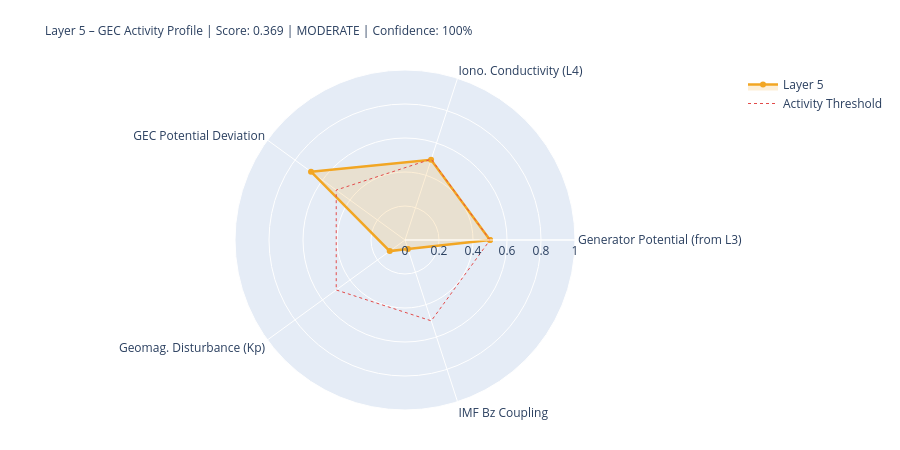

This figure's notebook cell:
### Markdown cell above
---
## 5. State Assessment & Handoff to Layer 6

### Code cell
# ============================================================
# LAYER-5-SCORE
# ============================================================

# Components
# 1) Generator activity (Layer-3-driven)
gen_score = norm(generator_strength, 0.3, 2.0)
gen_src   = 'from_layer3' if l3_thunder_score is not None else 'estimated'

# 2) Ionospheric conductivity (Layer-4-driven)
iono_score = norm(iono_cond_factor, 0.7, 1.4)
iono_src   = 'from_layer4' if l4_ioniz is not None else 'estimated'

# 3) GEC potential deviation from reference
pot_score = norm(abs(delta_V_pct), 0, 30)  # 0 = at reference, 1 = 30% deviation
pot_src   = 'derived'

# 4) Geomagnetic disturbance (Kp) – modulates vertical currents
kp_score = norm(kp_val, 0, 9)
kp_src   = 'primary' if kp_now is not None else 'from_layer4'

# 5) IMF Bz coupling (southward = stronger M-I coupling → GEC influence)
bz_score = norm(-(bz_now or 0), -5, 30) if bz_now is not None else None
bz_src   = 'primary' if bz_now is not None else 'missing'

COMPONENTS = {
    'Generator Potential (from L3)':  {'score': gen_score,   'source': 'derived_from_layer3', 'dynamic': True},
    'Iono. Conductivity (L4)':      {'score': iono_score,  'source': iono_src, 'dynamic': True},
    'GEC Potential Deviation':      {'score': pot_score,   'source': pot_src,  'dynamic': True},
    'Geomag. Disturbance (Kp)':         {'score': kp_score,    'source': kp_src,   'dynamic': True},
    'IMF Bz Coupling':               {'score': bz_score,    'source': bz_src,   'dynamic': True},
}

available   = {k: v['score'] for k, v in COMPONENTS.items() if v['score'] is not None}
unavailable = [k for k, v in COMPONENTS.items() if v['score'] is None]
layer5_score = round(sum(available.values()) / len(available), 4) if available else None
confidence   = round(len(available) / len(COMPONENTS), 2)
level = ('unknown' if layer5_score is None
         else 'quiet'   if layer5_score < 0.3
         else 'moderate' if layer5_score < 0.6
         else 'active')
dominant_l5 = max(available, key=available.get) if available else 'none'

# Kp consistency: separate 1-min raw value from score value
kp_1m_raw   = kp_now          # directly from API (can be 0.0 during live measurement)
kp_for_score = kp_val          # from Layer-0 context or estimated value if needed
kp_score_src = kp_src

W = 68
print('=' * W)
print('LAYER 5 – GLOBAL ELECTRIC CIRCUIT – STATE ASSESSMENT')
print('=' * W)
for name, comp in COMPONENTS.items():
    s = comp['score']
    if s is not None:
        bar = '█' * int(s*20) + '░' * (20-int(s*20))
        print(f'  {name:<34} {bar}  {s:.3f}  [{comp["source"]}]')
    else:
        print(f'  {name:<34} {"─"*20}  n/a   [missing]')
print('-' * W)
print(f'  Score:         {layer5_score:.3f}  ({len(available)}/{len(COMPONENTS)} components)')
print(f'  Confidence:    {confidence:.0%}')
print(f'  Level:         {level.upper()}')
print(f'  Dominant:      {dominant_l5}')
print(f'  V_iono:        {V_iono_mod:.1f} kV  (Δ {delta_V_pct:+.1f}% vs. Ref)')
print(f'  I_total:       {I_total_mod:.1f} A   (Δ {delta_I_pct:+.1f}% vs. Ref)')
print('=' * W)

# Radar
cats   = list(available.keys())
vals_r = list(available.values())
if len(cats) >= 3:
    fig = go.Figure()
    fig.add_trace(go.Scatterpolar(
        r=vals_r + [vals_r[0]], theta=cats + [cats[0]],
        fill='toself', fillcolor='rgba(242,166,35,0.18)',
        line=dict(color='#F2A623', width=2.5), name='Layer 5'
    ))
    fig.add_trace(go.Scatterpolar(
        r=[0.5]*(len(cats)+1), theta=cats+[cats[0]],
        line=dict(color='#E24B4A', dash='dot', width=1),
        mode='lines', name='Activity Threshold'
    ))
    fig.update_layout(
        title=dict(
            text=f'Layer 5 – GEC Activity Profile | Score: {layer5_score:.3f} | {level.upper()} | Confidence: {confidence:.0%}',
            font=dict(size=12)
        ),
        polar=dict(radialaxis=dict(visible=True, range=[0,1])),
        height=450, showlegend=True,
        margin=dict(l=80, r=80, t=70, b=40)
    )
    fig.show()

### Figure 1 — Plotly figure (JSON) as saved in the notebook; plotly's stock layout.template omitted (floating-point values rounded to 4 significant figures)
{"data": [{"fill": "toself", "fillcolor": "rgba(242,166,35,0.18)", "line": {"color": "#F2A623", "width": 2.5}, "name": "Layer 5", "r": [0.5, 0.4963, 0.6833, 0.1111, 0.0557, 0.5], "theta": ["Generator Potential (from L3)", "Iono. Conductivity (L4)", "GEC Potential Deviation", "Geomag. Disturbance (Kp)", "IMF Bz Coupling", "Generator Potential (from L3)"], "type": "scatterpolar"}, {"line": {"color": "#E24B4A", "dash": "dot", "width": 1}, "mode": "lines", "name": "Activity Threshold", "r": [0.5, 0.5, 0.5, 0.5, 0.5, 0.5], "theta": ["Generator Potential (from L3)", "Iono. Conductivity (L4)", "GEC Potential Deviation", "Geomag. Disturbance (Kp)", "IMF Bz Coupling", "Generator Potential (from L3)"], "type": "scatterpolar"}], "layout": {"height": 450, "margin": {"b": 40, "l": 80, "r": 80, "t": 70}, "polar": {"radialaxis": {"range": [0, 1], "visible": true}}, "showlegend": true, "title": {"font": {"size": 12}, "text": "Layer 5 – GEC Activity Profile | Score: 0.369 | MODERATE | Confidence: 100%"}}}
